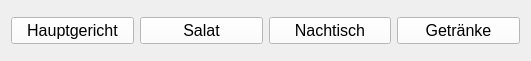
  <widget class="QWidget" name="layoutWidget">
   <property name="geometry">
    <rect>
     <x>10</x>
     <y>30</y>
     <width>531</width>
     <height>61</height>
    </rect>
   </property>
   <layout class="QHBoxLayout" name="horizontalLayout_11">
    <item>
     <widget class="QPushButton" name="btn_Hauptisch">
      <property name="font">
       <font>
        <family>MS Shell Dlg 2</family>
        <pointsize>12</pointsize>
        <weight>50</weight>
        <italic>false</italic>
        <bold>false</bold>
       </font>
      </property>
      <property name="styleSheet">
       <string notr="true">background-color :rgb(255, 255, 255);
font: 12pt &quot;MS Shell Dlg 2&quot;;</string>
      </property>
      <property name="text">
       <string>Hauptgericht</string>
      </property>
     </widget>
    </item>
    <item>
     <widget class="QPushButton" name="btn_salat">
      <property name="font">
       <font>
        <pointsize>12</pointsize>
        <weight>50</weight>
        <bold>false</bold>
       </font>
      </property>
      <property name="styleSheet">
       <string notr="true">background-color :rgb(255, 255, 255);</string>
      </property>
      <property name="text">
       <string>Salat</string>
      </property>
     </widget>
    </item>
    <item>
     <widget class="QPushButton" name="btn_nachtisch">
      <property name="font">
       <font>
        <pointsize>12</pointsize>
        <weight>50</weight>
        <bold>false</bold>
       </font>
      </property>
      <property name="styleSheet">
       <string notr="true">background-color :rgb(255, 255, 255);</string>
      </property>
      <property name="text">
       <string>Nachtisch</string>
      </property>
     </widget>
    </item>
    <item>
     <widget class="QPushButton" name="btn_getr">
      <property name="font">
       <font>
        <pointsize>12</pointsize>
       </font>
      </property>
      <property name="styleSheet">
       <string notr="true">background-color :rgb(255, 255, 255);</string>
      </property>
      <property name="text">
       <string>Getränke</string>
      </property>
     </widget>
    </item>
   </layout>
  </widget>
